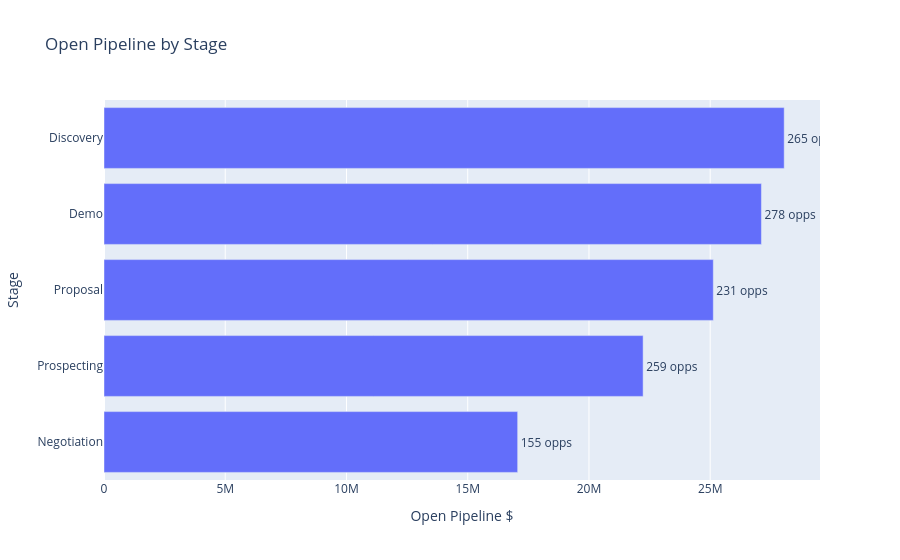

Write notebook code for a chart like this one.
### Markdown cell above
## Open pipeline by stage

### Code cell
pipeline = pd.read_csv(OUT_DIR / "dashboard_open_pipeline_health_by_stage.csv")

pipeline_stage = pipeline.sort_values("open_pipeline", ascending=True)

fig = px.bar(
    pipeline_stage,
    x="open_pipeline",
    y="stage_name",
    orientation="h",
    text="opps",
    title="Open Pipeline by Stage",
    hover_data=["expected_revenue", "stale_opps", "stale_rate"]
)

fig.update_layout(
    xaxis_title="Open Pipeline $",
    yaxis_title="Stage"
)

fig.update_traces(texttemplate="%{text} opps", textposition="outside")

fig.show()
fig.write_html(VIS_DIR / "02_open_pipeline_by_stage.html")

### Figure 1 — Plotly figure (JSON) as saved in the notebook; plotly's stock layout.template omitted (floating-point values rounded to 4 significant figures)
{"data": [{"alignmentgroup": "True", "customdata": [[12790000.0, 49, 0.316], [2223000.0, 72, 0.278], [15080000.0, 60, 0.26], [10850000.0, 81, 0.291], [7012926, 82, 0.309]], "hovertemplate": "open_pipeline=%{x}<br>stage_name=%{y}<br>opps=%{text}<br>expected_revenue=%{customdata[0]}<br>stale_opps=%{customdata[1]}<br>stale_rate=%{customdata[2]}<extra></extra>", "legendgroup": "", "marker": {"color": "#636efa", "pattern": {"shape": ""}}, "name": "", "offsetgroup": "", "orientation": "h", "showlegend": false, "text": [155, 259, 231, 278, 265], "textposition": "outside", "texttemplate": "%{text} opps", "type": "bar", "x": [17059882, 22233408, 25128118, 27112722, 28051704], "xaxis": "x", "y": ["Negotiation", "Prospecting", "Proposal", "Demo", "Discovery"], "yaxis": "y"}], "layout": {"barmode": "relative", "legend": {"tracegroupgap": 0}, "title": {"text": "Open Pipeline by Stage"}, "xaxis": {"anchor": "y", "domain": [0, 1], "title": {"text": "Open Pipeline $"}}, "yaxis": {"anchor": "x", "domain": [0, 1], "title": {"text": "Stage"}}}}
